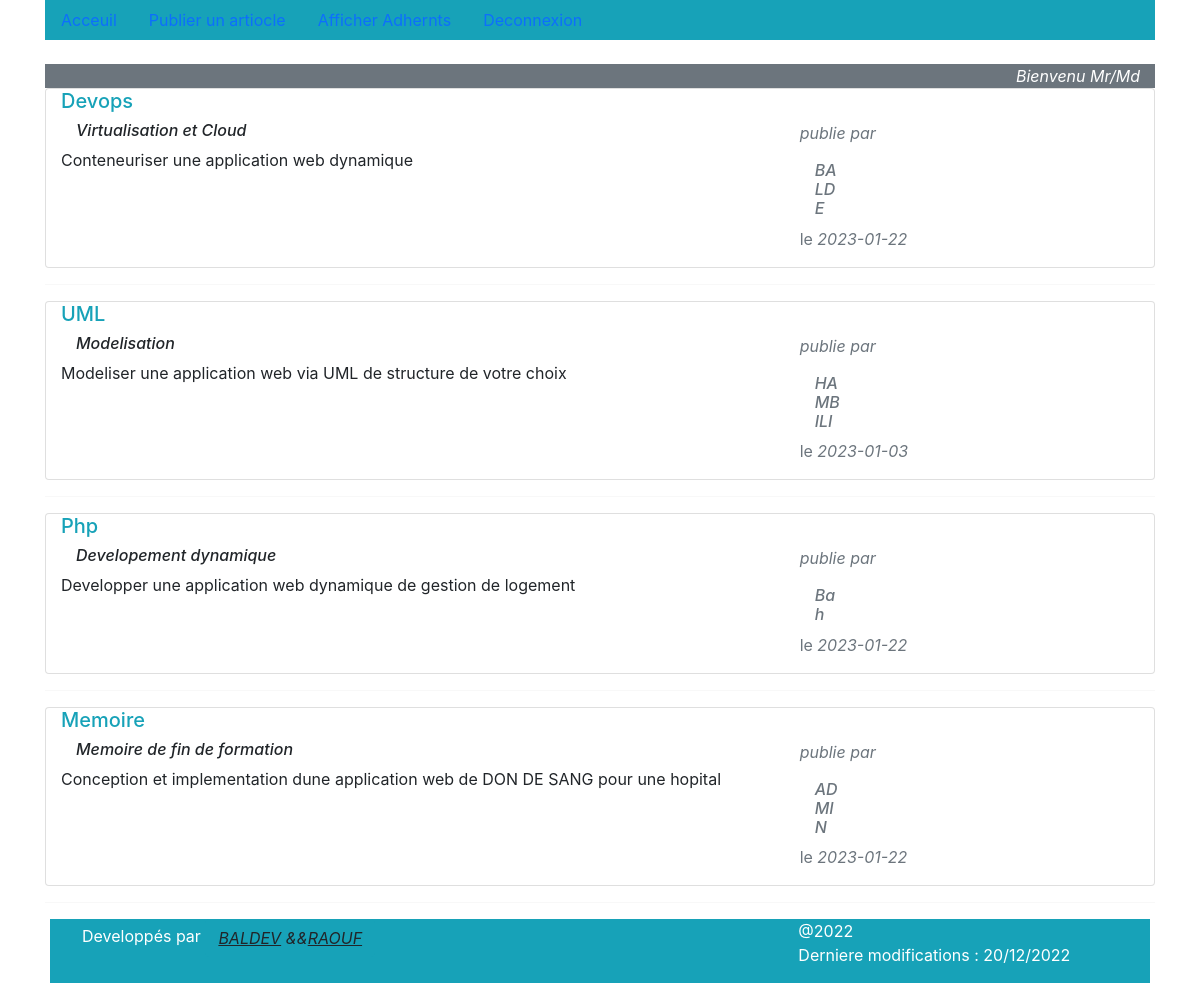
The page /app/acceuil.php on the database its author committed.
### tables this page shows
CREATE TABLE IF NOT EXISTS articles (
    idarticle INT(11) NOT NULL AUTO_INCREMENT,
    titre text NOT NULL,
    description text NOT NULL,
    contenu text NOT NULL,
    date_publication text NOT NULL,
    idAuteur int(11) NOT NULL,
    PRIMARY KEY(idarticle ),
    FOREIGN KEY (`idAuteur`) REFERENCES `adherent` (`idAdherent`) ON DELETE CASCADE ON UPDATE CASCADE
);

CREATE TABLE IF NOT EXISTS  adherent (
  idAdherent int(11) NOT NULL AUTO_INCREMENT,
  nom varchar(50) NOT NULL,
  prenom varchar(50) NOT NULL,
  email varchar(40) NOT NULL,
  mdp varchar(56) NOT NULL,
  profil varchar(40) NOT NULL,
  PRIMARY KEY(idAdherent)

);

### app/acceuil.php (the view, shortened to what this page needs)
<?php
require 'db-config.php';
function getArticles(PDO $PDO)
{
  $sql = "SELECT articles.*,adherent.nom as nomadherent FROM articles
  inner join adherent
   on articles.idAuteur= adherent.idAdherent ";
  $result = $PDO->query($sql);
  $articles = $result->fetchAll(PDO::FETCH_ASSOC);
  return $articles;
}?>
<!DOCTYPE html>
<html lang="en">
<head>
</head>
<body>
<div class=" container bg-white">
<?php
   require('header.php');
   include("nav.php");?>
<br><p class="nav justify-content-end bg-secondary text-white container"><br>
    <em class="bg-secondary text-white">Bienvenu Mr/Md <?=$_SESSION['nom'] ." ".$_SESSION['prenom'] ?></em> </p>
  <?php
$PDO = new PDO(DB_DSN, DB_USER, DB_PASS, $options);
$articles = getArticles($PDO);
 ?>
                  <?php
 foreach ($articles as $article) {
    ?>
    <div class="card container">
        <h5> <a class="text-info card-title" href="#"><?=$article['titre'] ;?></a> </h5>
        <div class="row">
        <div class="card-text col-md-8">
           <h6 class="card-text col-md-9"> <em><?=$article['description'] ;?></em></h6>
         <p><?=$article['contenu'] ;?></p>
        </div>
         <div class="card-text col-md-4 text-secondary">
           <p><em>publie par</em><h6 class="col-md-2 "> <cite><?=$article['nomadherent'] ;?></cite></h6> le
       <em> <?=$article['date_publication'] ;?></em></p>
         </div>
       </div>
    </div>
    <hr>
    <?php
}
?>
<?php
require_once('footer.php');
 ?>
</div>
</body>
</html>

### app/header.php (shortened to what this page needs)
<!DOCTYPE html>
<html lang="en">
<head>
      <link href="https://cdn.jsdelivr.net/npm/bootstrap@5.2.3/dist/css/bootstrap.min.css" rel="stylesheet" integrity="
      sha384-rbsA2VBKQhggwzxH7pPCaAqO46MgnOM80zW1RWuH61DGLwZJEdK2Kadq2F9CUG65">
    <link rel="stylesheet" href="../includes/bootstrap.min.css">
</head>
<body>

### app/nav.php (shortened to what this page needs)
<?php
 require_once('header.php');
?>
    <ul class="nav justify-content-beginning bg-info text-white container">
      <li class="nav-item">
        <a class="nav-link active" aria-current="page" href="acceuil.php">Acceuil</a>
      </li>
       <li class="nav-item">
           <a class="nav-link active" aria-current="page" href="publierQuestion.php">Publier un artiocle</a>
      </li>
       <li class="nav-item">
           <a class="nav-link active" aria-current="page"href="afficherAdherent_Action.php">Afficher Adhernts</a>
      </li>
           <li class="nav-item">
        <a class="nav-link active" aria-current="page" href="deconnexion.php">Deconnexion</a>
      </li>
    </ul>

### app/footer.php (shortened to what this page needs)
</head>
<div class="footer bg-info text-white aaa ">
    <ul >
        <li>Developpés par <cite><em class="btn bg-info "><u> BALDEV</u> <em  >&&</em><u>RAOUF</u> </em></cite></li>
    </ul>
     <ul class=" col-md-4 col-md-offset-3">
         <li>@2022</li>
        <li>Derniere modifications : 20/12/2022</li>
    </ul>
</div>
<body>

### app/nav.php (style rules this page uses)
ul li { color :white; }

### app/footer.php (style rules this page uses)
li { list-style: none; }
.aaa { display: flex; flex-wrap: wrap; justify-content: space-between; margin: 5px; }

### rows shown on the page
articles: titre "Devops", description "Virtualisation et Cloud", contenu "Conteneuriser une application web dynamique", idAuteur.nom "BALDE", date_publication "2023-01-22"
articles: titre "UML", description "Modelisation", contenu "Modeliser une application web via UML de structure de votre choix", idAuteur.nom "HAMBILI", date_publication "2023-01-03"
articles: titre "Php", description "Developement dynamique", contenu "Developper une application web dynamique de gestion de logement", idAuteur.nom "Bah", date_publication "2023-01-22"
articles: titre "Memoire", description "Memoire de fin de formation", contenu "Conception et implementation dune application web de DON DE SANG pour une hopital", idAuteur.nom "ADMIN", date_publication "2023-01-22"
